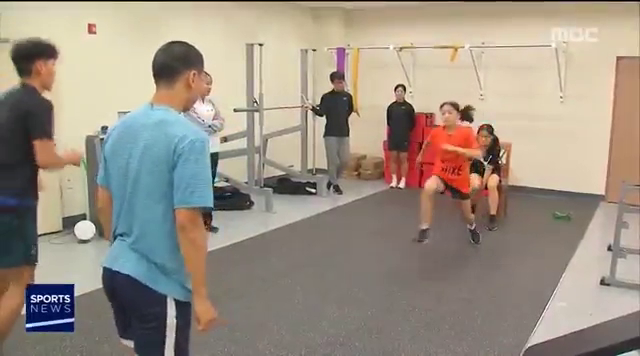
#> input picture frame 12 of ML/samples/videofile.mp4, 640 x 356 px
$ jupyter execute --allow-errors Untitled3.ipynb
#> lines starting #> are read from the running program, lines starting #| are printed output that depends on the picture
#> further down, frame is the input picture: shape (356, 640, 3); mean B, G, R 132.9, 145.9, 156.7
[cell 1]
import cv2
import numpy as np
#> (the rest of this cell did not finish here and is left out)

[cell 2]
import cv2

capture = cv2.VideoCapture("videofile.mp4")

#######################################영상 뒤집는 방법
def Rotate(src, degrees):
#> called with degrees = 90
    if degrees == 90:
        dst = cv2.transpose(src) # 행렬 변경
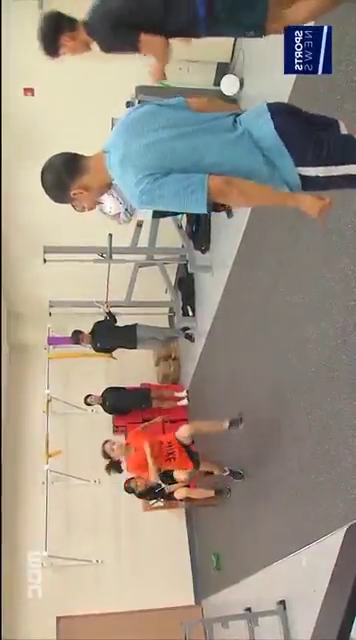
#> dst: shape (640, 356, 3); mean B, G, R 132.9, 145.9, 156.7
        dst = cv2.flip(dst, 1)   # 뒤집기
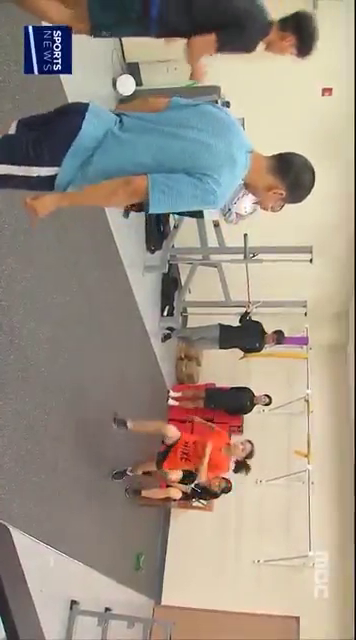
#> dst: shape (640, 356, 3); mean B, G, R 132.9, 145.9, 156.7

    elif degrees == 180:
        dst = cv2.flip(src, 0)   # 뒤집기

    elif degrees == 270:
        dst = cv2.transpose(src) # 행렬 변경
        dst = cv2.flip(dst, 0)   # 뒤집기
    else:
        dst = null
    return dst
#######################################

while True:
    if(capture.get(cv2.CAP_PROP_POS_FRAMES) == capture.get(cv2.CAP_PROP_FRAME_COUNT)):
        capture.open("videofile.mp4")

    ret, frame = capture.read()

#########################################
    frame = Rotate(frame,90)

###########################################
    cv2.imshow("VideoFrame", frame)

    if cv2.waitKey(33) > 0: break
#> (key q is pressed here)

capture.release()
cv2.destroyAllWindows()

$ run again, starting later in the video
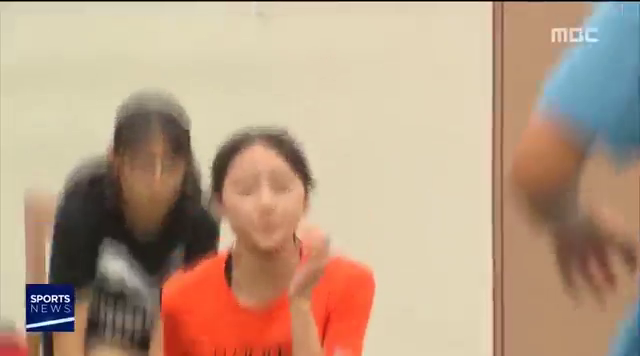
#> input picture frame 54 of ML/samples/videofile.mp4, 640 x 356 px
#> frame is the input picture: shape (356, 640, 3); mean B, G, R 134.5, 158.3, 185.2
#> in Rotate, `dst = cv2.transpose(src)`:
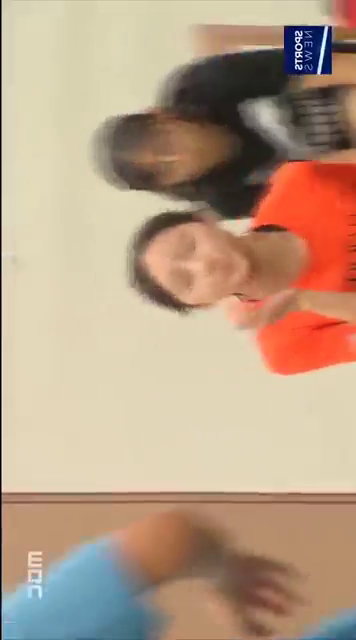
#> dst: shape (640, 356, 3); mean B, G, R 134.5, 158.3, 185.2
#> in Rotate, `dst = cv2.flip(dst, 1)`:
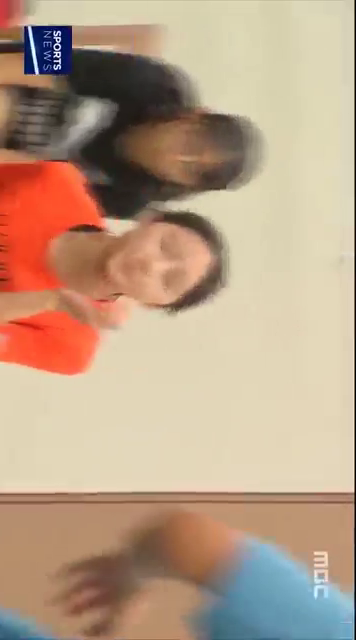
#> dst: shape (640, 356, 3); mean B, G, R 134.5, 158.3, 185.2

$ run again, starting later in the video
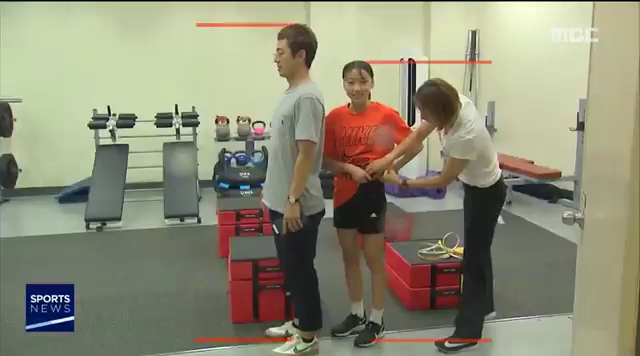
#> input picture frame 97 of ML/samples/videofile.mp4, 640 x 356 px
#> frame is the input picture: shape (356, 640, 3); mean B, G, R 119.1, 141.4, 143.4
#> in Rotate, `dst = cv2.transpose(src)`:
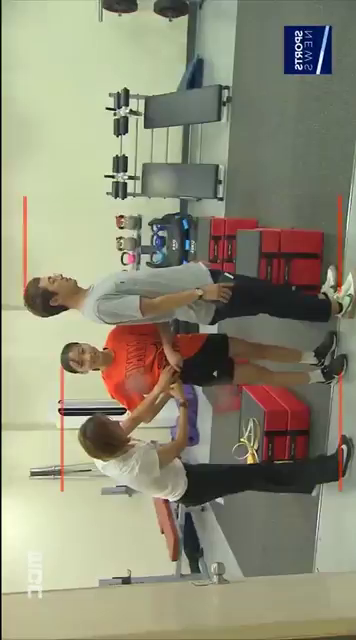
#> dst: shape (640, 356, 3); mean B, G, R 119.1, 141.4, 143.4
#> in Rotate, `dst = cv2.flip(dst, 1)`:
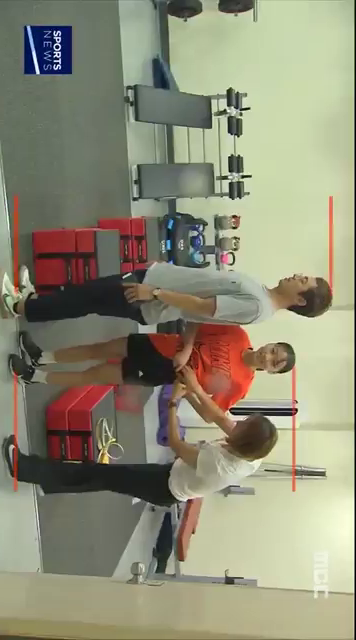
#> dst: shape (640, 356, 3); mean B, G, R 119.1, 141.4, 143.4
